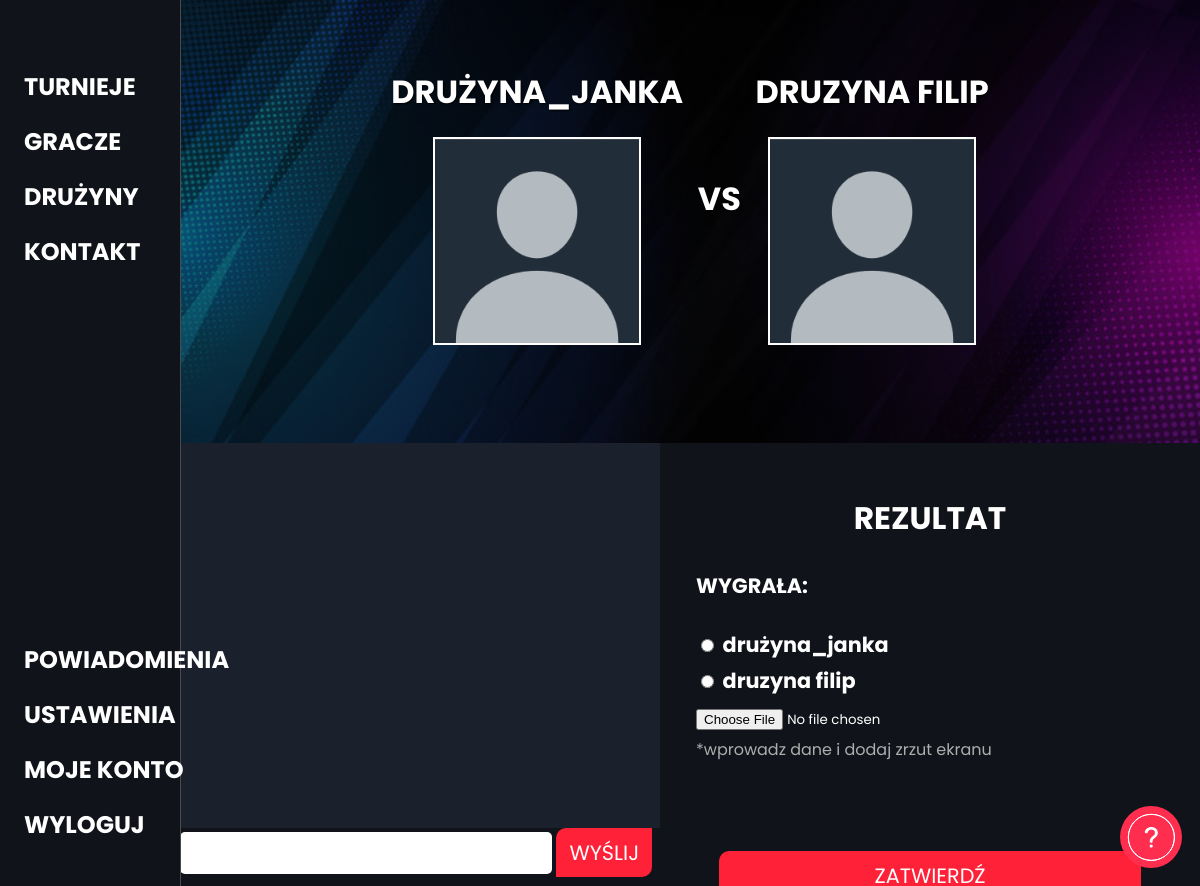
The page /room/Nowy turniej/Nowy turniej_mecz_1_faza_0/druzyna filip (signed in) on the database its author committed.
### backend/models.py (models this page shows)
class Team(models.Model):
    nazwa = models.CharField(max_length=100)
    opis = models.CharField(max_length=200, null=True, blank=True)
    zdjecie = models.ImageField(upload_to='images/', null=True, blank=True, default="images/1.png")
    creator = models.EmailField()
    punkty = models.IntegerField(default=0)
    add_players = models.ManyToManyField('CustomUser', related_name="add_players", null=True, blank=True)
    waiting_list = models.ManyToManyField('CustomUser', related_name="waiting_list", null=True, blank=True)
    remove_players = models.ManyToManyField('CustomUser', related_name="remove_players", null=True, blank=True)
    volunteers = models.ManyToManyField('CustomUser', related_name="volunteers", null=True, blank=True)
    def __str__(self):
        return self.nazwa

class Rozgrywki(models.Model):
    nazwa_rozgrywki = models.CharField(max_length=100)
    nazwa_turnieju = models.CharField(max_length=100)
    druzyna1 = models.CharField(max_length=100, null=True, blank=True)
    druzyna2 = models.CharField(max_length=100, null=True, blank=True)
    winner = models.CharField(max_length=100, null=True, blank=True)
    mecz = models.IntegerField(null=True, blank=True)
    faza = models.IntegerField(null=True, blank=True)
    screen_druzyna1 = models.ImageField(upload_to='images/', null=True, blank=True)
    screen_druzyna2 = models.ImageField(upload_to='images/', null=True, blank=True)
    kto_wygral_druzyna1 = models.CharField(max_length=100, null=True, blank=True)
    kto_wygral_druzyna2 = models.CharField(max_length=100, null=True, blank=True)
    message = models.ManyToManyField('Message', null=True, blank=True)
    def __str__(self):
        return self.nazwa_rozgrywki

### frontend/views.py (the view)
# urls.py: path('room/<nazwa_turnieju>/<nazwa_rozgrywki>/<druzyna>', room, name='room'),
@login_required
def room(request, nazwa_turnieju, nazwa_rozgrywki, druzyna):
    team = Team.objects.get(nazwa=druzyna)
    if team.creator != request.user.email:
        return redirect('index')
    room = Rozgrywki.objects.get(nazwa_rozgrywki=nazwa_rozgrywki, nazwa_turnieju=nazwa_turnieju)
    if room.druzyna1 == druzyna:
        form = MessageForm()
    elif room.druzyna2 == druzyna:
        form = MessageForm()
    else:
        return redirect('index')
    druzynanr1 = Team.objects.get(nazwa=room.druzyna1)
    druzynanr2 = Team.objects.get(nazwa=room.druzyna2)
    turniej = Tournament.objects.get(nazwa=room.nazwa_turnieju)
    return render(
        request=request,
        template_name="frontend/room.html",
        context={
            'room': room,
            'form': form,
            'druzyna': druzyna,
            'druzynanr1': druzynanr1,
            'druzynanr2': druzynanr2,
            'turniej': turniej,
        }
    )

### backend/forms.py
class MessageForm(forms.ModelForm):
    class Meta:
        model = Message
        fields = ['nazwa_rozgrywki', 'kapitan', 'wiadomosci']
        widgets = {
            'nazwa_rozgrywki': forms.HiddenInput(),
            'wiadomosci': forms.TextInput(attrs={'id':'wiadomosci'}),
            'kapitan': forms.HiddenInput(),
        }
        labels = {
            'wiadomosci': False,
        }

### backend/models.py (called while the page is built)
    def __str__(self):
        return self.username

### frontend/templatetags/post_tags.py (called while the page is built)
@register.simple_tag(takes_context=True)
def notification(context):
    user = context['user']
    if user.is_authenticated:
        powiadomienia = Powiadomienia.objects.filter(user=user)
        return powiadomienia.count()
    else:
        return "0"

@register.simple_tag(takes_context=True)
def notification_class(context):
    user = context['user']
    if user.is_authenticated:
        powiadomienia = Powiadomienia.objects.filter(user=user)
        if powiadomienia.count() > 0:
            return "redcolor"
        else:
            return ""
    else:
        return ""

### frontend/templates/frontend/room.html (shortened to what this page needs)
{% extends 'frontend/base.html' %}
{% block content %}
<div id="container" class="roomcontainer">
    <div id="roomheader" class="room-main-header">
        <div>
            <h1>{{ druzynanr1 }}</h1>
            <img class="roomteamimg" src="{{ druzynanr1.zdjecie.url }}" alt="">
        </div>
        <div><h1>VS</h1></div>
        <div>
            <h1>{{ druzynanr2 }}</h1>
            <img class="roomteamimg" src="{{ druzynanr2.zdjecie.url }}" alt="">
        </div>
    </div>
   <div id="displayscontainer">
        <div class="chatsum">
        <div id="display"></div>
        <div id="displaycontrols">
            <form method="POST" id="post-form">
                {{ form }}
                <button class="defaultbutton" id="sendmess" type="submit">Wyślij</button>
            </form>
        </div></div>
        <div id="summary">
            <h2>Rezultat</h2>
            <h4>Wygrała:</h4>
            <form method="POST" id="post-winner" enctype="multipart/form-data">
                <input type="radio" name="winner" id="winner1" value="{{room.druzyna1}}" required>
                <label for="winner1">{{room.druzyna1}}</label><br>
                <input type="radio" name="winner" id="winner2" value="{{room.druzyna2}}" required>
                <label for="winner2">{{room.druzyna2}}</label><br>
                <input type="file" id="image-upload" name="image" required><br>
                <span class="grayed">*wprowadz dane i dodaj zrzut ekranu</span>
                <button onclick="powiadom()" class="rezultatbutton defaultbutton" type="submit">Zatwierdź</button>
            </form>
        </div>
    </div>
</div>
{% endblock %}

### frontend/static/style.css (style rules this page uses)
body { margin: 0; padding: 0; overflow-x: hidden !important; background-color: #101319; }
html { overflow-x: hidden !important; }
#container { width: 85vw; margin-left: 15vw; height: 100vh; scroll-snap-type: y mandatory; overflow-y: overlay; -webkit-font-smoothing: antialiased; overflow-x: hidden; scroll-behavior: smooth; }
* { font-family: 'Poppins', sans-serif; }
h1, h2, h3, h4, h5 { text-transform: uppercase; }
.grayed { color: rgb(174, 174, 174); letter-spacing: 0.1rem; }
body { counter-reset: section; }
.defaultbutton { padding: 1vh 3vh 1vh 3vh ; color: #ffff; background-color: #ff2138; border: none; border-top-left-radius: 10px; border-bottom-right-radius: 10px; font-weight: 400; font-size: 1.3rem; text-transform: uppercase; margin-bottom: 1vh; transition: all .2s; margin-top: 5vh; }
* { scrollbar-width: auto; scrollbar-color: #10131900 #272f3c00; }
.roomteamimg { width: 17vw; height: 17vw; object-fit: cover; border: 2px solid white; }
.room-main-header h1 { text-shadow: 1px 1px 2px black; }
.room-main-header { background-size: auto, cover; height: 45vh; background-repeat: no-repeat; background-position: top right; width: 60%; padding-left: 20%; padding-right: 20%; padding-bottom: 5vh; display: flex; flex-direction: row; flex-wrap: wrap; justify-content: space-around; align-items: center; align-content: center; }
.room-main-header div { text-align: center; }
.roomcontainer { color: white; }
#display { overflow-y: scroll; padding-top: 5vh; padding-bottom: 5vh; padding-left: 2vw; padding-right: 2vw; height: 33.5vh; width: 36vw; background-color: #1b212c; }
#wiadomosci { width: 31vw; height: 2em; font-size: 1.3em; }
#displaycontrols { width: 40vw; display: flex; flex-direction: row; flex-wrap: wrap; justify-content: flex-start; align-items: flex-start; align-content: flex-start; }
#sendmess { margin-top: 0; width: 8vw; padding-left: 1vw; padding-right: 1vw; padding: auto; }
#displayscontainer { width: 100%; display: flex; flex-direction: row; flex-wrap: wrap; justify-content: center; align-items: flex-start; align-content: flex-start; }
#summary { font-size: 1.3rem; padding-top: 3vh; padding-bottom: 0vh; width: auto; width: 39vw; padding-left: 3vw; padding-right: 3vw; }
#summary h2 { text-align: center; }
.rezultatbutton { width: 90%; margin-top: 10vh; display: block; text-align: center; margin-left: auto; margin-right: auto; }
#summary .grayed { letter-spacing: 0; font-size: 1rem; }
label { display: inline-block; margin-bottom: 5px; font-weight: bold; }
input[type="text"], input[type="email"], input[type="password"], textarea { width: 70%; padding: 10px; border-radius: 5px; border: none; margin-bottom: 5px; box-sizing: border-box; font-size: 16px; }
input:required, textarea:required { border-color: #e74c3c; }

### rows shown on the page
Team: nazwa "DRUŻYNA_JANKA", zdjecie (picture)
Team: nazwa "DRUZYNA FILIP", zdjecie (picture)
Rozgrywki: druzyna1 "drużyna_janka", druzyna2 "druzyna filip"
